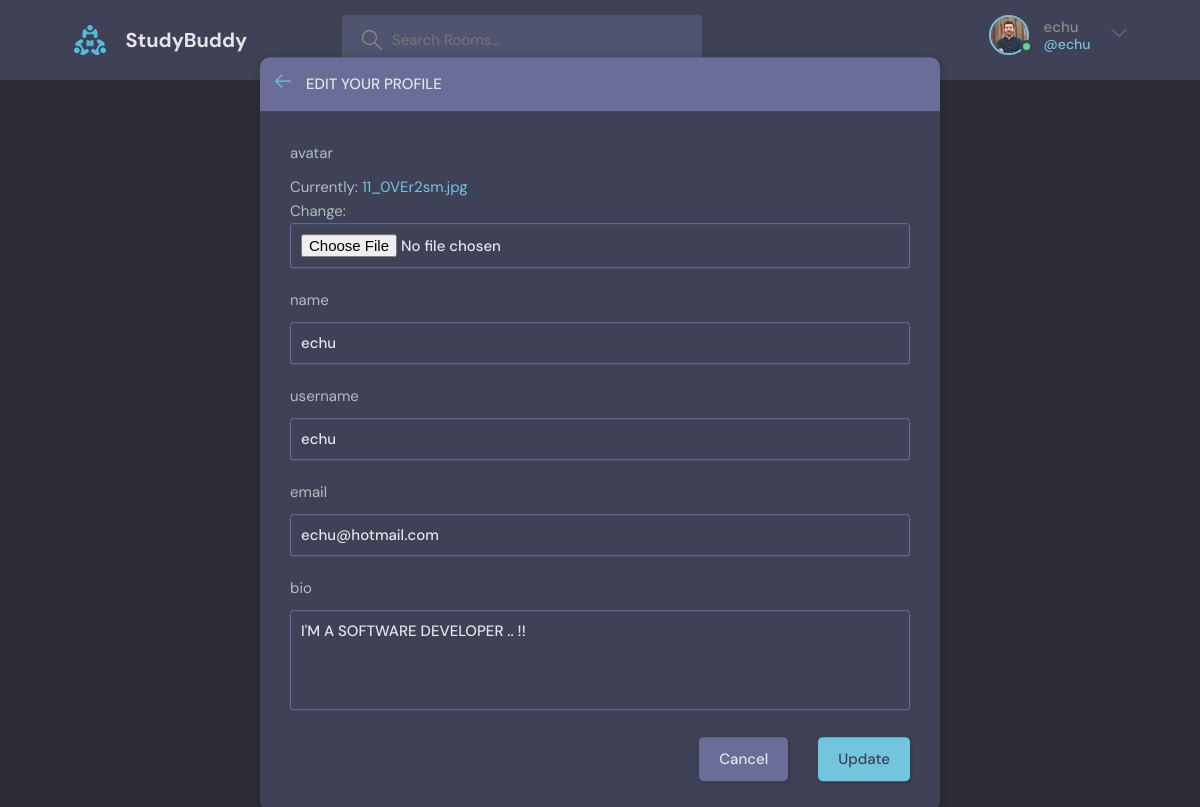
The page /update-profile/ (signed in) on the database its author committed.
### base/models.py (models this page shows)
class User(AbstractUser):
    name = models.CharField(max_length=50, null=False)
    email = models.EmailField(max_length=30, unique=True, null=False)
    bio = models.TextField(null=True)
    avatar = models.ImageField(null=False, default='avatar.svg')
    USERNAME_FIELD = 'email'
    REQUIRED_FIELDS = []
    def __str__(self):
        return self.name

### base/views.py (the view)
# urls.py: path('update-profile/', views.updateProfile, name="update-profile"),
@login_required(login_url='/login/')
def updateProfile(request):
    form = UserForm(instance=request.user)
    if request.method == "POST":
        form = UserForm(request.POST, request.FILES, instance=request.user)
        if form.is_valid():
            form.save()
            return redirect('profile', pk=request.user.id)
    context={'form': form}
    return render(request, 'base/update_profile.html', context)

### base/forms.py
class UserForm(ModelForm):
    class Meta:
        model = User
        fields = ['avatar', 'name', 'username', 'email', 'bio']

### base/templates/base/update_profile.html (shortened to what this page needs)
{% extends 'index.html' %}
{% block content %}
    <main class="update-account layout">
        <div class="container">
            <div class="layout__box">
                <div class="layout__boxHeader">
                    <div class="layout__boxTitle">
                        <a href="{{ request.META.HTTP_REFERER }}">
                            <svg version="1.1" xmlns="http://www.w3.org/2000/svg" width="32" height="32"
                                viewBox="0 0 32 32">
                                <title>arrow-left</title>
                                <path
                                    d="M13.723 2.286l-13.723 13.714 13.719 13.714 1.616-1.611-10.96-10.96h27.625v-2.286h-27.625l10.965-10.965-1.616-1.607z">
                                </path>
                            </svg>
                        </a>
                        <h3>Edit your profile</h3>
                    </div>
                </div>
                <div class="layout__body">
                      <form class="form" method="POST" action="" enctype="multipart/form-data">
                        {% for field in form %}
                        <div class="form__group">
                          <label for="{{ field.name }}" > {{ field.name }}</label>
                          {{ field }}
                        </div>
                        {% endfor %}
                        <div class="form__action">
                        <a class="btn btn--dark" href="{% url 'profile' request.user.id %}">Cancel</a>
                        <button class="btn btn--main" type="submit">Update</button>
                        </div>
                    </form>
                </div>
            </div>
        </div>
    </main>
{% endblock %}

### templates/index.html (shortened to what this page needs)
<!DOCTYPE html>
{% load static %}
<html lang="en">
  <head>
    <link rel="stylesheet" href="{% static 'styles/style.css' %}" />
  </head>
  <body>
    {% block nav %}
    <header class="header header--loggedIn">
      <div class="container">
        <a href="/" class="header__logo">
          <img src="{% static 'images/logo.svg' %}" />
          <h1>StudyBuddy</h1>
        </a>
        <form class="header__search">
          <label>
            <form method="GET" action="{% url 'home' %}">
              <p><input type="text" name="q" placeholder="Search Rooms..."/></p>
          </form>
          </label>
        </form>
        <nav class="header__menu">
          <div class="header__user">
            {% if request.user.is_authenticated %}
            <a href="{% url 'profile' request.user.id %}">
              <div class="avatar avatar--medium active">
                <img src="{{ request.user.avatar.url }}" />
              </div>
              <p>{{ request.user.username }} <span>@{{ request.user }}</span></p>
              {% else %}
                <a href="{% url 'login' %}">Login</a>
              {% endif %}
            </a>
            <button class="dropdown-button">
              <svg version="1.1" xmlns="http://www.w3.org/2000/svg" width="32" height="32" viewBox="0 0 32 32">
                <title>chevron-down</title>
                <path d="M16 21l-13-13h-3l16 16 16-16h-3l-13 13z"></path>
              </svg>
            </button>
          </div>
        </nav>
      </div>
    </header>
    {% endblock %}
    <main class="layout layout--3">
    {% block content %}{% endblock %}
    </main>
  </body>
</html>

### rows shown on the page
User: user.avatar (picture), user.username "echu", user "echu", form "echu" "echu" "echu@hotmail.com" "I'M A SOFTWARE DEVELOPER .. !!"

### other values the page prints
{{ field.name }} "avatar" "name" "username" "email" "bio"
